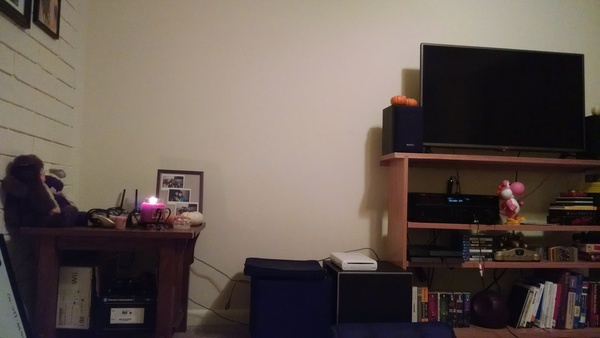
#> input picture images/living_room_1.jpg, 600 x 338 px
$ python match_features.py
#> lines starting #> are read from the running program, lines starting #| are printed output that depends on the picture
import numpy as np
import cv2

image1_path = '../images/living_room_1.jpg'
image2_path = '../images/living_room_2.jpg'
image3_path = '../images/living_room_3.jpg'
window4_title = 'matches 1 -> 2'
window5_title = 'matches 2 -> 3'

cv2.namedWindow(window4_title, cv2.WINDOW_AUTOSIZE)
cv2.namedWindow(window5_title, cv2.WINDOW_AUTOSIZE)

# Read in the images
image1 = cv2.imread(image1_path)
#> image1 is the input picture: shape (338, 600, 3); mean B, G, R 80.9, 87.8, 100.1
image2 = cv2.imread(image2_path)
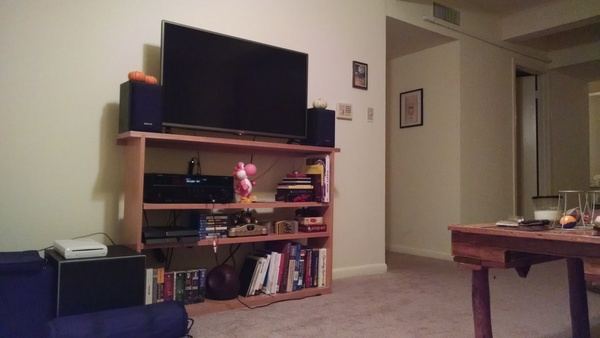
#> input picture images/living_room_2.jpg, 600 x 338 px
#> image2 is the input picture: shape (338, 600, 3); mean B, G, R 88.7, 95.8, 111.8
image3 = cv2.imread(image3_path)
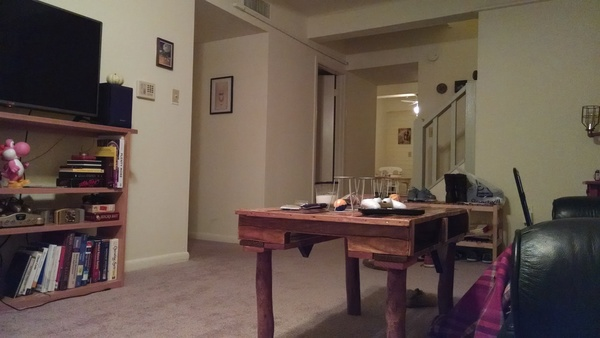
#> input picture images/living_room_3.jpg, 600 x 338 px
#> image3 is the input picture: shape (338, 600, 3); mean B, G, R 78.1, 87.7, 102.7

# Initialize the feature detector
orb = cv2.ORB_create()

# --- Get the Features and teh Feature Descriptors --- #
keypoints1, descriptors1 = orb.detectAndCompute(image1, None)
#> keypoints1 = 496 keypoints; strongest (x, y, size): (153, 201, 64.3), (154, 200, 53.6), (152, 199, 77.1), (195, 205, 31)
keypoints2, descriptors2 = orb.detectAndCompute(image2, None)
#> keypoints2 = 500 keypoints; strongest (x, y, size): (308, 107, 37.2), (268, 255, 31), (310, 107, 44.6), (270, 254, 31)
keypoints3, descriptors3 = orb.detectAndCompute(image3, None)
#> keypoints3 = 500 keypoints; strongest (x, y, size): (384, 200, 31), (382, 198, 31), (376, 196, 31), (373, 205, 64.3)

# Brute Force Matcher
bf = cv2.BFMatcher(cv2.NORM_HAMMING, crossCheck=True)

# Match descriptors.
matches12 = bf.match(descriptors1,descriptors2)
#> matches12 = 158 matches
matches23 = bf.match(descriptors2,descriptors3)
#> matches23 = 193 matches

# Important to sort by how close the feature descriptors are to each other
matches12 = sorted(matches12, key = lambda x:x.distance)
matches23 = sorted(matches23, key = lambda x:x.distance)

# Draw the matches from one image to the next one
image4 = cv2.drawMatches(image1, keypoints1, image2, keypoints2, matches12[:20], None)
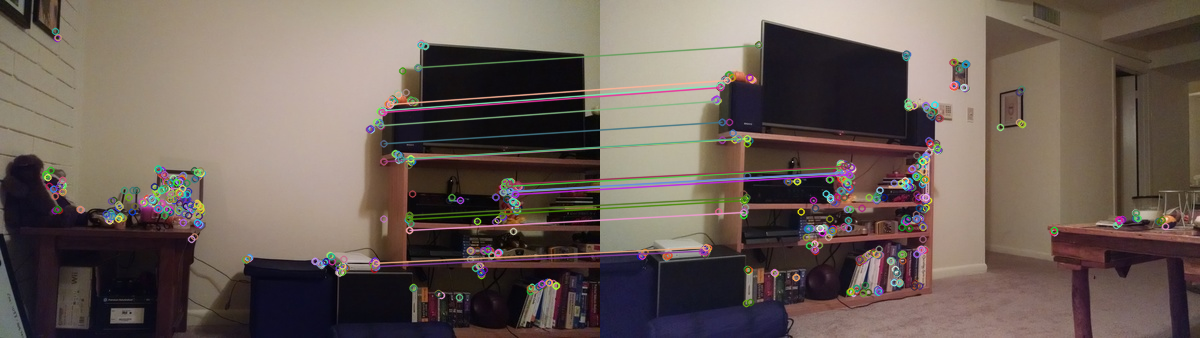
#> image4: shape (338, 1200, 3); mean B, G, R 87.3, 94.2, 107.5
image5 = cv2.drawMatches(image2, keypoints2, image3, keypoints3, matches23[:20], None)
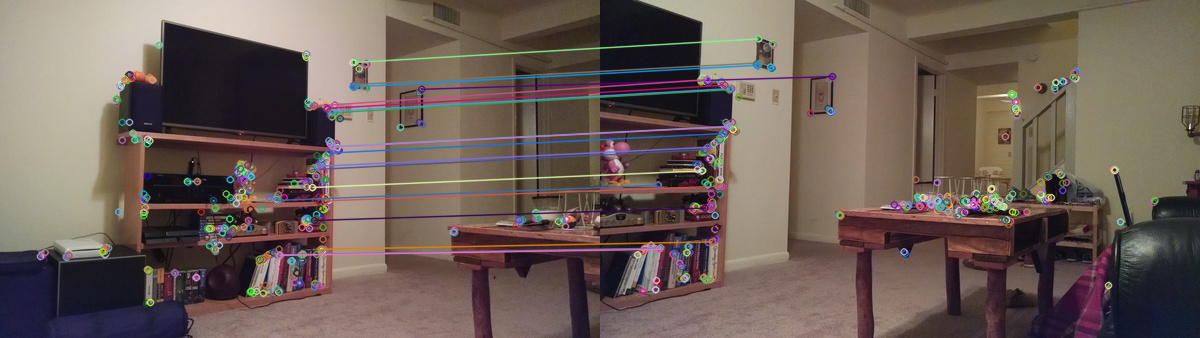
#> image5: shape (338, 1200, 3); mean B, G, R 86.7, 93.8, 108.4

# --- Display the Images --- #
cv2.imshow(window4_title, image4)
cv2.imshow(window5_title, image5)

# Clean up
cv2.waitKey(0)
cv2.destroyAllWindows()
